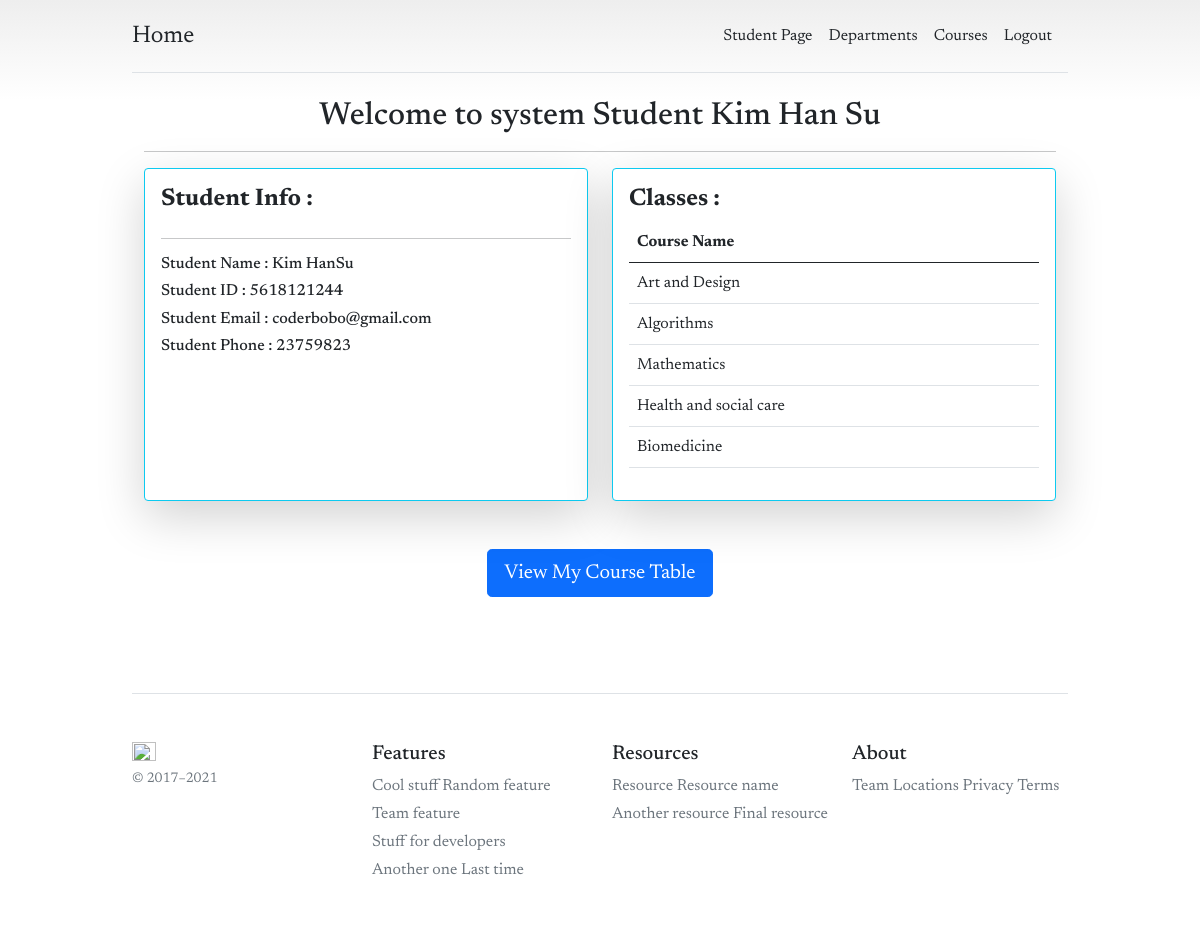
The page /auth/userPage/ (signed in) on the database its author committed.
### accounts/models.py (models this page shows, shortened)
class Account(AbstractBaseUser):
    account_id      = models.PositiveIntegerField(primary_key=True, validators=[MaxValueValidator(9999999999)])
    first_name      = models.CharField(max_length=50)
    last_name       = models.CharField(max_length=50)
    username        = models.CharField(max_length=50, unique=True)
    email           = models.EmailField(max_length=100, unique=True)
    phone_number    = models.CharField(max_length=50)
    date_joined     = models.DateTimeField(auto_now_add=True)
    last_login      = models.DateTimeField(auto_now_add=True)
    is_admin        = models.BooleanField(default=False)
    is_staff        = models.BooleanField(default=False)
    is_active       = models.BooleanField(default=True)
    is_superuser    = models.BooleanField(default=False)
    is_professor    = models.BooleanField(default=False)
    USERNAME_FIELD  = 'email'
    REQUIRED_FIELDS = ['account_id', 'username', 'first_name', 'last_name']
    objects = AccountManager()

### classes/models.py (models this page shows, shortened)
class ClassStudentModel(models.Model):
    student     = models.ForeignKey(Account, on_delete=models.CASCADE)
    couese      = models.ForeignKey(CourseModel, related_name='ClassStudentModel', on_delete=models.CASCADE)

### courses/models.py (models this page shows, shortened)
class CourseModel(models.Model):
    course_name     = models.CharField(max_length=255, unique=True)
    course_num      = models.CharField(max_length=15, unique=True)
    professor       = models.ForeignKey(Account, on_delete=models.CASCADE)
    department      = models.ForeignKey(Department, on_delete=models.CASCADE)
    description     = models.TextField(max_length=1000, blank=True)
    credit          = models.IntegerField()
    place           = models.IntegerField()
    enrolled        = models.BooleanField(default=False)
    created_at      = models.DateTimeField(auto_now_add=True)

### accounts/views.py (the view)
# urls.py: path('userPage/', views.UserPage, name='userPage'),
@login_required(login_url='accountLogin')
def UserPage(request):
    user = request.user
    course = ClassStudentModel.objects.filter(student=request.user)
    context = {
        'users' : user,
        'courses' : course
    }
    return render(request, 'accounts/userPage.html', context)

### templates/accounts/userPage.html
{% extends "base/base.html" %}
{% block content %}
<div class="container">
    <h2 style="text-align:center">Welcome to system Student {{user.first_name}} {{user.last_name}}  </h2>
<hr>
    <div class="row">
        <div class="col-6">
            <div class="card shadow-lg card-body h-100 border-info" >
                <h4>Student Info : </h4>
                <hr>
                <h6>Student Name : {{user.first_name}}{{user.last_name}}</h6>
                <h6>Student ID : {{user.account_id}}</h7>
                <h6>Student Email : {{user.email}}</h6>
                <h6>Student Phone : {{user.phone_number}}</h6>
            </div>
        </div>
        <div class="col-6">
            <div class="card shadow-lg card-body h-100 border-info" >
                <h4 style="font-style:normal">Classes : </h4>
                <div class="table-wrapper-scroll-y my-custom-scrollbar">
                    <table id="htmltable" class="table">
                        <thead>
                            <tr>
                                <th>Course Name</th>
                            </tr>
                        </thead>
                        <tbody>
                            {% for course in courses %}
                            <tr>
                                <td>{{course.couese.course_name}}</td>
                            </tr>
                            {% endfor %}
                        </tbody>
                    </table>
                </div>
            </div>
        </div>
    </div>
    <br>
            <br>
            <div class="button" style="text-align: center;">
                <a href="{% url 'enrolledCourseModel' %}" class="btn btn-primary btn-lg">View My Course Table</a>
            </div>
            <br>
            <br>
</div>
{% endblock %}

### templates/base/base.html (style rules this page uses)
body { background-color:rgb((255, 255, 255), 255, 255)!important; font-family: 'Newsreader'; }
.card h4 { font-weight: 700; }
body { background-image: linear-gradient(180deg, #eee, #fff 100px, #fff); }
.container { max-width: 960px; }

### rows shown on the page
Account: first_name "Kim Han", last_name "Su", account_id "5618121244", email "coderbobo@gmail.com", phone_number "23759823"
ClassStudentModel: couese.course_name "Art and Design"
ClassStudentModel: couese.course_name "Algorithms"
ClassStudentModel: couese.course_name "Mathematics"
ClassStudentModel: couese.course_name "Health and social care"
ClassStudentModel: couese.course_name "Biomedicine"
